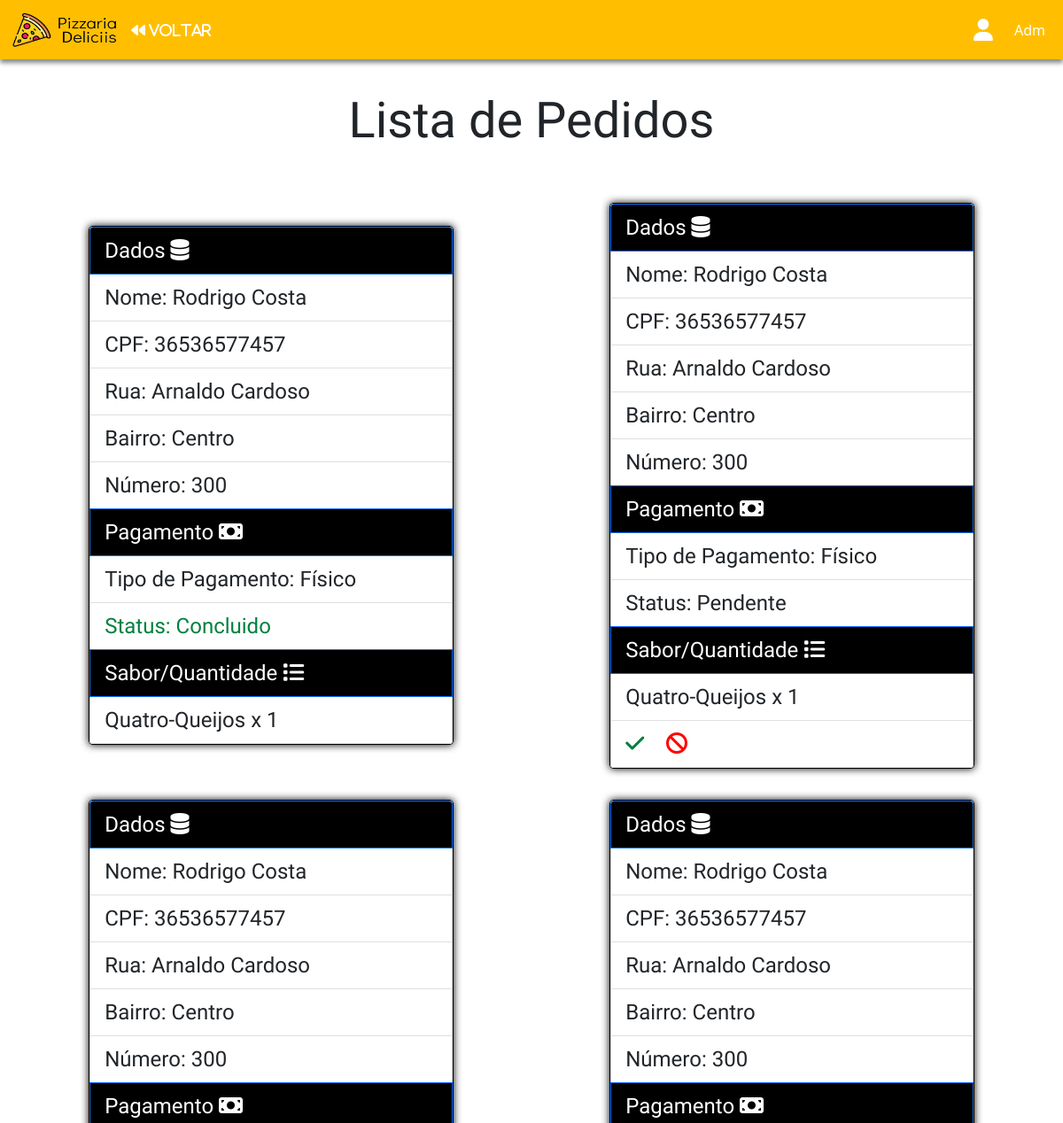
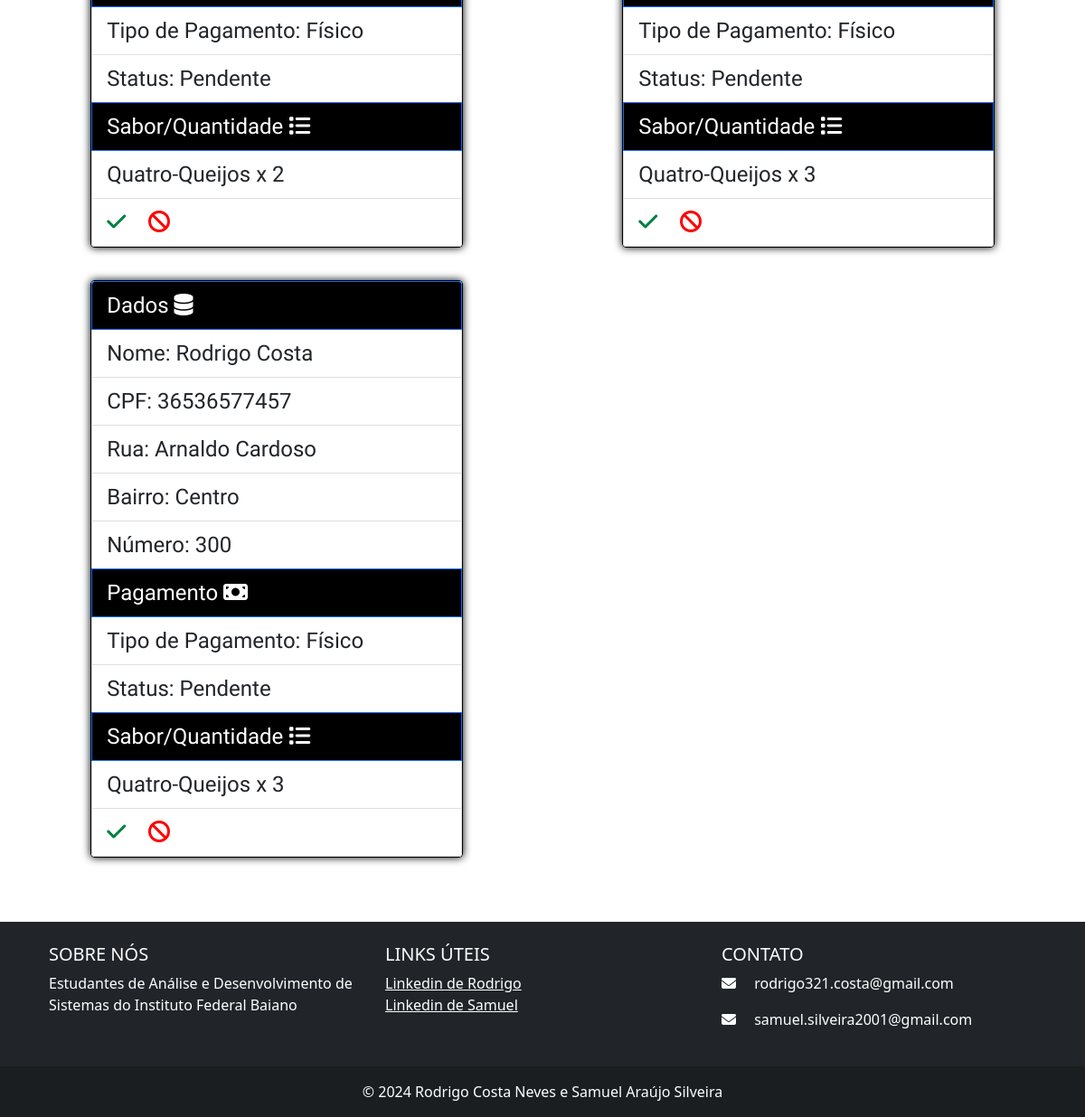
/pizza/listarpedidos/ (signed in), run on the app's committed database (2 pictures, top to bottom).
### usuario/models.py (models this page shows, shortened)
class CustomUser(AbstractUser):
    TIPO_CHOICES = (
        ('A', 'Administrador'),
        ('B', 'Usuário'),
    )
    nome = models.CharField(max_length=100, blank=True)
    cpf = models.CharField(max_length=14, blank=True, unique=True)
    telefone = models.CharField(max_length=20, blank=True, unique=True)
    tipo = models.CharField(max_length=1, choices=TIPO_CHOICES, default='B')

class Endereco(models.Model):
    usuario = models.OneToOneField(
        CustomUser,
        on_delete=models.CASCADE,
        primary_key=True,
    )
    rua = models.CharField(max_length=100)
    bairro =  models.CharField(max_length=80)
    numero = models.IntegerField()

### pagamento/models.py (models this page shows, shortened)
class Pedido(models.Model):
    usuario = models.ForeignKey(
        CustomUser,
        on_delete=models.CASCADE,
    )
    endereco = models.ForeignKey(
        Endereco,
        on_delete=models.CASCADE,
    )
    tipo_pagamento =  models.CharField(max_length=30,default="fisico")
    status = models.CharField(max_length=30)
    valorTotal = models.FloatField(default=0)
    quantidadeTotal = models.IntegerField(default=0)
    data_pedido = models.DateTimeField(auto_now_add=True)

class Itenspedido(models.Model):
    pedido = models.ForeignKey(
        Pedido,
        on_delete=models.CASCADE,
        related_name='itens',
    )
    pizza = models.ForeignKey(
        Pizza,
        on_delete=models.CASCADE,
    )
    quantidade = models.IntegerField()

### pizza/models.py (models this page shows, shortened)
class Pizza(models.Model):
    sabor = models.CharField(max_length=100)
    imagem = models.ImageField(upload_to='images/', height_field=None, width_field=None, max_length=255)
    preco = models.FloatField()
    tamanho = models.CharField(max_length=100)

### pizza/views.py (the view)
# urls.py: path('listarpedidos/', views.listarpedidos, name='listarpedidos'),
def listarpedidos(request):
    if request.user.is_authenticated and request.user.tipo == "A":
        user = request.user
        pedidos = Pedido.objects.all().order_by('-data_pedido')[:50]
        return render(request, "listapedidos.html", {'pedidos' : pedidos, 'user' : user})
    else:
        return render(request,"login.html",{'error':'Você não está logado ou não tem permissão de administrador.'})

### pizza/templates/listapedidos.html (shortened to what this page needs)
{% load static %}
<!DOCTYPE html>
<html lang="en">
<head>
    <link href="https://cdn.jsdelivr.net/npm/bootstrap@5.0.2/dist/css/bootstrap.min.css" rel="stylesheet">
    <link rel="stylesheet" href="{% static 'css/listapedidos.css' %}">
</head>
<body>
    <nav class="navbar navbar-expand-lg" id="nav" style="background-color: #FFBF00">
        <div class="container-fluid">
          <a class="navbar-brand" href="#" style="color: white">
            <img src="{% static 'img/Pizzaria(1).png' %}" alt="" width="120" height="40" class="d-inline-block align-text-top">
          </a>
          <div class="collapse navbar-collapse" id="navbarNav">
            <div id="cart">
              <a href="{% url 'admin' %}" style="color: white; text-decoration: none;">
                <i class="fa-solid fa-backward"> VOLTAR</i>
              </a>
            </div>
            <ul class="navbar-nav ms-auto">
                <li class="nav-item" id="logo">
                    <a class="navbar-brand" href="#">
                        <i class="fa-solid fa-user fa-lg" style="color: white; margin-top: 20px;"></i>
                    </a>
                </li>
              <li class="nav-item">
                <a class="nav-link active" aria-current="page" href="#" style="color: white">{{ user.nome }}</a>
              </li>
            </ul>
          </div>
        </div>
      </nav>
      <div class="container-fluid" id="section">
        <h1 style="font-size: 3.5rem;">Lista de Pedidos</h1>
        <div id="itens">
          {% for pedido in pedidos %}
            <div class="item1" style="font-size: 1.5rem;">
                  <ul class="list-group">
                      <li style="background-color: black;" class="list-group-item active" aria-current="true">Dados  <i class="fa-solid fa-database" style="color: #ffffff;"></i></li>
                      <li class="list-group-item">Nome: {{ pedido.usuario.nome }}</li>
                      <li class="list-group-item">CPF: {{ pedido.usuario.cpf }}</li>
                      <li class="list-group-item">Rua: {{ pedido.endereco.rua }}</li>
                      <li class="list-group-item">Bairro: {{ pedido.endereco.bairro }}</li>
                      <li class="list-group-item">Número: {{ pedido.endereco.numero }}</li>
                      <li  style="background-color: black;"  class="list-group-item active" aria-current="true">Pagamento  <i class="fa-solid fa-money-bill" style="color: #ffffff;"></i></li>
                      <li class="list-group-item">Tipo de Pagamento: {{ pedido.tipo_pagamento }}</li>
                      {% if pedido.status == "Pendente" %}
                        <li class="list-group-item">Status:  {{ pedido.status }}</li>
                      {% endif %}
                      {% if pedido.status == "Concluido" %}
                        <li class="list-group-item" style="color: #008040;">Status:  {{ pedido.status }}</li>
                      {% endif %}
                      <li  style="background-color: black;"  class="list-group-item active">Sabor/Quantidade  <i class="fa-solid fa-list" style="color: #ffffff;"></i></li>
                      {% for item in pedido.itens.all %}
                          <li class="list-group-item">{{ item.pizza.sabor }} x {{ item.quantidade }}</li>
                      {% endfor %}
                      {% if pedido.status == "Pendente" %}
                        <li class="list-group-item">
                            <a href="{% url 'pedidosaindo' pedido.id %}" style="margin-right: 5%;"><i class="fa-solid fa-check" style="color: #008040;"></i></a>
                            <a href="{% url 'cancelarpedido' pedido.id %}"><i class="fa-solid fa-ban" style="color: #ff0000;"></i></a>
                        </li>
                      {% endif %}
                  </ul>
              </div>
          {% endfor %}
        </div>
      </div>
      <footer class="bg-dark text-white text-center text-lg-start">
        <div class="container p-4">
            <div class="row">
                <div class="col-lg-4 col-md-6 mb-4 mb-md-0">
                    <h5 class="text-uppercase">Sobre nós</h5>
                    <p>
                        Estudantes de Análise e Desenvolvimento de Sistemas do Instituto Federal Baiano
                    </p>
                </div>
                <div class="col-lg-4 col-md-6 mb-4 mb-md-0">
                    <h5 class="text-uppercase">Links úteis</h5>
                    <ul class="list-unstyled mb-0">
                        <li>
                            <a href="https://www.linkedin.com/in/rodrigo-costa-411038255/" target="_blank" class="text-white">Linkedin de Rodrigo</a>
                        </li>
                        <li>
                            <a href="https://www.linkedin.com/in/samuel-ara%C3%BAjo-silveira-b205711a4/" target="_blank" class="text-white">Linkedin de Samuel</a>
                        </li>
                    </ul>
                </div>
                <div class="col-lg-4 col-md-12 mb-4 mb-md-0">
                    <h5 class="text-uppercase">Contato</h5>
                    <ul class="list-unstyled">
                        <li>
                            <p>
                              <i class="fas fa-envelope me-3"></i> rodrigo321.costa@gmail.com
                            </p>
                        </li>
                        <li>
                            <p>
                                <i class="fas fa-envelope me-3"></i> samuel.silveira2001@gmail.com
                            </p>
                        </li>
                    </ul>
                </div>
            </div>
        </div>
        <div class="text-center p-3" style="background-color: rgba(0, 0, 0, 0.2);">
            © 2024 Rodrigo Costa Neves e Samuel Araújo Silveira
        </div>
    </footer>
</body>
</html>

### pizza/static/css/listapedidos.css (style rules this page uses)
html { height:100%; }
body { min-height:100%; margin:0; }
footer { height: 50px; background: PapayaWhip; }
body { display: table; width: 100%; padding: 0; margin: 0; }
body > footer { display: table-row; }
#nav { -webkit-box-shadow: 0px 4px 5px 0px rgba(0,0,0,0.47); -moz-box-shadow: 0px 4px 5px 0px rgba(0,0,0,0.47); box-shadow: 0px 4px 5px 0px rgba(0,0,0,0.47); }
#section { font-family: "Oswald", sans-serif; width: 100%; height: 100%; display: flex; flex-direction: column; align-items: center; margin-bottom: 3%; margin-top: 3%; }
#section h1 { margin-bottom: 5%; }
#itens { width: 100%; height: 100%; display: flex; flex-direction: row; align-items: center; flex-wrap: wrap; }
.item1 { width: 50%; height: 100%; display: flex; flex-direction: column; align-items: center; }
.list-group { width: 70%; margin-bottom: 6%; }
.list-group { border: 1px solid black; box-shadow: 0px 0px 10px 0px black; }

### data on the page
CustomUser: nome "Adm"
Pedido: usuario.nome "Rodrigo Costa", usuario.cpf "36536577457", endereco.rua "Arnaldo Cardoso", endereco.bairro "Centro", endereco.numero "300", tipo_pagamento "Físico", status "Concluido"
Itenspedido: pizza.sabor "Quatro-Queijos", quantidade "1"
Pedido: usuario.nome "Rodrigo Costa", usuario.cpf "36536577457", endereco.rua "Arnaldo Cardoso", endereco.bairro "Centro", endereco.numero "300", tipo_pagamento "Físico", status "Pendente"
Itenspedido: pizza.sabor "Quatro-Queijos", quantidade "1"
Pedido: usuario.nome "Rodrigo Costa", usuario.cpf "36536577457", endereco.rua "Arnaldo Cardoso", endereco.bairro "Centro", endereco.numero "300", tipo_pagamento "Físico", status "Pendente"
Itenspedido: pizza.sabor "Quatro-Queijos", quantidade "2"
Pedido: usuario.nome "Rodrigo Costa", usuario.cpf "36536577457", endereco.rua "Arnaldo Cardoso", endereco.bairro "Centro", endereco.numero "300", tipo_pagamento "Físico", status "Pendente"
Itenspedido: pizza.sabor "Quatro-Queijos", quantidade "3"
Pedido: usuario.nome "Rodrigo Costa", usuario.cpf "36536577457", endereco.rua "Arnaldo Cardoso", endereco.bairro "Centro", endereco.numero "300", tipo_pagamento "Físico", status "Pendente"
Itenspedido: pizza.sabor "Quatro-Queijos", quantidade "3"
